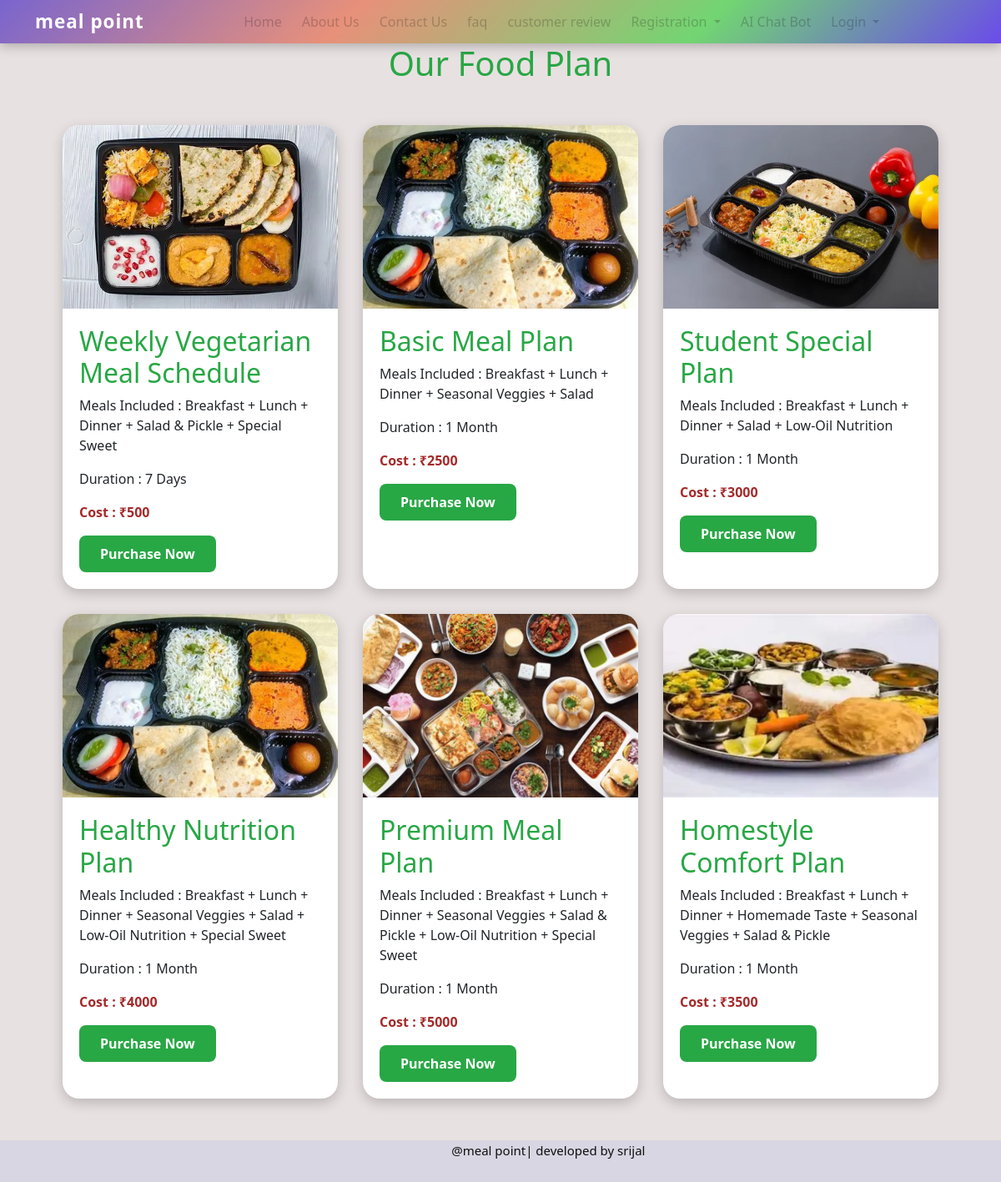
The page /weekly_meal_schedule/ on the database its author committed.
### meal_app/models.py (models this page shows, shortened)
class MealPlan(models.Model):
    plan_name = models.CharField(max_length=45)
    meals_included = models.TextField()
    duration = models.CharField(max_length=20)
    cost = models.IntegerField()
    plan_image = models.ImageField(upload_to='meal_plan/', default="")

### meal_app/views.py (the view)
# urls.py: path("weekly_meal_schedule/", views.weekly_meal_schedule, name="schedulepage"),
def weekly_meal_schedule(request):
    f_list = MealPlan.objects.all()
    context = {
        "f_key": f_list
    }
    return render(
        request,
        "html/weekly_meal_schedule.html",
        context
    )

### meal_app/templates/html/weekly_meal_schedule.html (shortened to what this page needs)
<!DOCTYPE html>
<html lang="en">
{%load static%}
<head>
    {% include 'common/common_css.html' %}
</head>
<body>
    {% include 'common/header.html' %}
    <div class="main-div">
        <h1 style="text-align:center;color:#28a745;">
            Our Food Plan
        </h1>
        <div class="plan-container">
            {% if f_key %}
            {% for plan in f_key %}
            <div class="plan-card">
                <img src="{{plan.plan_image.url}}" alt="">
                <div class="plan-content">
                    <h2>
                        {{plan.plan_name}}
                    </h2>
                    <p>
                        Meals Included : {{plan.meals_included}}
                    </p>
                    <p>
                        Duration : {{plan.duration}}
                    </p>
                    <p class="cost">
                        Cost : ₹{{plan.cost}}
                    </p>
                    <a href="/purchase_plan/{{plan.id}}" class="purchase-btn">
                        Purchase Now
                    </a>
                </div>
            </div>
            {% endfor %}
            {% else %}
            <h1 style="text-align:center;color:brown;">
                Sorry!!! NO Plan
            </h1>
            {% endif %}
        </div>
    </div>
    {% include 'common/footer.html' %}
</body>
</html>

### meal_app/templates/common/common_css.html (shortened to what this page needs)
{% load static %}
<link href="https://cdn.jsdelivr.net/npm/bootstrap@5.3.8/dist/css/bootstrap.min.css" rel="stylesheet"
>
    <link rel="stylesheet" href="https://cdnjs.cloudflare.com/ajax/libs/font-awesome/7.3.0/css/all.min.css"
 />
<link rel="stylesheet" href="{% static 'css/style.css' %}">

### meal_app/templates/common/header.html (shortened to what this page needs)
<nav class="navbar navbar-expand-lg navbar-dark custom-navbar">
    <div class="container">
        <a class="navbar-brand" href="#">
            meal point
        </a>
        <div class="collapse navbar-collapse" id="navbarContent">
            <ul class="navbar-nav mx-auto">
                <li class="nav-item">
                    <a class="nav-link active" href="/">
                        Home
                    </a>
                </li>
                <li class="nav-item">
                    <a class="nav-link" href="/about_us">
                        About Us
                    </a>
                </li>
                <li class="nav-item">
                    <a class="nav-link" href="/contact_us">
                        Contact Us
                    </a>
                </li>
                <li class="nav-item">
                    <a class="nav-link" href="/faq">
                        faq
                    </a>
                </li>
                <li>
                    <a class="nav-link" href="/all_review/">
                        customer review
                    </a>
                </li>
                <li class="nav-item dropdown">
                    <a class="nav-link dropdown-toggle" href="#" role="button" data-bs-toggle="dropdown"
                        aria-expanded="false">
                        Registration
                    </a>
                </li>
                <li class="nav-item">
                    <a class="nav-link" href="/ai_assistant/">AI Chat Bot</a>
                </li>
                <li class="nav-item dropdown">
                    <a class="nav-link dropdown-toggle" href="#" role="button" data-bs-toggle="dropdown"
                        aria-expanded="false">
                        Login
                    </a>
                </li>
            </ul>
        </div>
    </div>
</nav>

### meal_app/templates/common/footer.html
<div class="container-fluid" style="height: 50px;background-color:rgb(216, 214, 226) ;">
<span style="color: rgb(14, 14, 14);font-size: 15px; margin-left: 45%;" >@meal point| developed by srijal </span>
</div>

### meal_app/static/css/style.css (style rules this page uses)
body { background-color: rgb(232, 225, 225); min-height: 100vh; display: flex; flex-direction: column; }
.main-div { flex: 1 }

### meal_app/templates/html/weekly_meal_schedule.html (style rules this page uses)
.plan-container { display: flex; justify-content: center; gap: 30px; flex-wrap: wrap; margin: 50px; }
.plan-card { width: 330px; background: white; border-radius: 20px; overflow: hidden; box-shadow: 0px 5px 15px rgba(0, 0, 0, 0.2); }
.plan-card img { width: 100%; height: 220px; object-fit: cover; }
.plan-content { padding: 20px; }
.plan-content h2 { color: #28a745; }
.plan-content p { font-size: 16px; line-height: 1.5; }
.cost { color: brown; font-size: 18px; font-weight: bold; }
.purchase-btn { display: inline-block; padding: 10px 25px; background-color: #28a745; color: white; text-decoration: none; border-radius: 8px; font-weight: bold; }

### meal_app/templates/common/header.html (style rules this page uses)
.custom-navbar { background: linear-gradient(135deg, #6852cbde 0%, #e7421581 35%, #72d572 70%, #6b4bea 100%); padding: 4px 0; backdrop-filter: blur(10px); box-shadow: 0 4px 12px rgba(23, 24, 24, 0.25); }
.custom-navbar .navbar-brand { font-size: 1.4rem; font-weight: 700; letter-spacing: 1px; }
.custom-navbar .nav-link { color: rgba(9, 8, 8, 0.22) !important; border-radius: 8px; padding: 6px 12px !important; transition: all 0.3s ease; }

### rows shown on the page
MealPlan: plan_image (picture), plan_name "Weekly Vegetarian Meal Schedule", meals_included "Breakfast + Lunch + Dinner + Salad & Pickle + Special Sweet", duration "7 Days", cost "500"
MealPlan: plan_image (picture), plan_name "Basic Meal Plan", meals_included "Breakfast + Lunch + Dinner + Seasonal Veggies + Salad", duration "1 Month", cost "2500"
MealPlan: plan_image (picture), plan_name "Student Special Plan", meals_included "Breakfast + Lunch + Dinner + Salad + Low-Oil Nutrition", duration "1 Month", cost "3000"
MealPlan: plan_image (picture), plan_name "Healthy Nutrition Plan", meals_included "Breakfast + Lunch + Dinner + Seasonal Veggies + Salad + Low-Oil Nutrition + Special Sweet", duration "1 Month", cost "4000"
MealPlan: plan_image (picture), plan_name "Premium Meal Plan", meals_included "Breakfast + Lunch + Dinner + Seasonal Veggies + Salad & Pickle + Low-Oil Nutrition + Special Sweet", duration "1 Month", cost "5000"
MealPlan: plan_image (picture), plan_name "Homestyle Comfort Plan", meals_included "Breakfast + Lunch + Dinner + Homemade Taste + Seasonal Veggies + Salad & Pickle", duration "1 Month", cost "3500"
